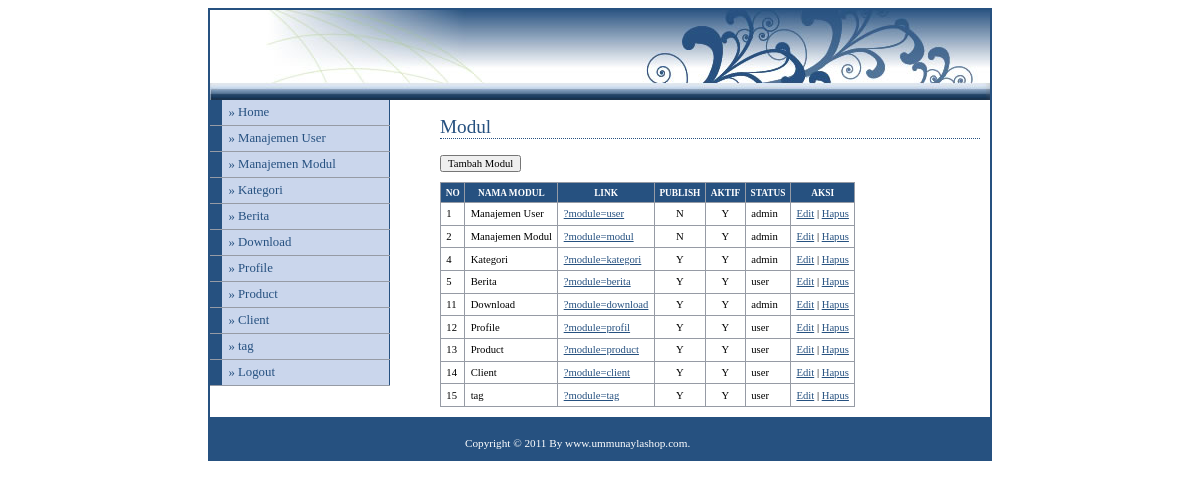
/adminweb/media.php?module=modul (signed in), run on the app's committed database.
### tables this page shows
CREATE TABLE IF NOT EXISTS `modul` (
  `id_modul` int(5) NOT NULL auto_increment,
  `nama_modul` varchar(50) NOT NULL,
  `link` varchar(100) NOT NULL,
  `static_content` text NOT NULL,
  `gambar` varchar(100) NOT NULL,
  `publish` enum('Y','N') NOT NULL,
  `status` enum('user','admin') NOT NULL,
  `aktif` enum('Y','N') NOT NULL,
  `urutan` int(5) NOT NULL,
  PRIMARY KEY  (`id_modul`)
);

### adminweb/modul/mod_modul/modul.php (the view, shortened to what this page needs)
<?php
$aksi="modul/mod_modul/aksi_modul.php";
switch($_GET[act]){
  default:
    echo "<h2>Modul</h2>
          <input type=button value='Tambah Modul' onclick=\"window.location.href='?module=modul&act=tambahmodul';\">
          <table>
          <tr><th>no</th><th>nama modul</th><th>link</th><th>publish</th><th>aktif</th><th>status</th><th>aksi</th></tr>";
    $tampil=mysql_query("SELECT * FROM modul ORDER BY urutan");
    while ($r=mysql_fetch_array($tampil)){
      echo "<tr><td>$r[urutan]</td>
            <td>$r[nama_modul]</td>
            <td><a href=$r[link]>$r[link]</a></td>
            <td align=center>$r[publish]</td>
            <td align=center>$r[aktif]</td>
            <td>$r[status]</td>
            <td><a href=?module=modul&act=editmodul&id=$r[id_modul]>Edit</a> |
	              <a href=$aksi?module=modul&act=hapus&id=$r[id_modul]>Hapus</a>
            </td></tr>";
    }
    echo "</table>";
    break;
}
?>

### adminweb/media.php (shortened to what this page needs)
<?php
if (empty($_SESSION[username]) AND empty($_SESSION[passuser])){
  echo "<link href='../config/adminstyle.css' rel='stylesheet' type='text/css'>
 <center>Untuk mengakses modul, Anda harus login <br>";
  echo "<a href=index.php><b>LOGIN</b></a></center>";
}
else{
?>
<html>
<head>
<link href="../config/adminstyle.css" rel="stylesheet" type="text/css" />
</head>
<body>
<div id="header">
	<div id="menu">
      <ul>
        <li><a href=?module=home>&#187; Home</a></li>
        <?php include "menu.php"; ?>
        <li><a href=logout.php>&#187; Logout</a></li>
      </ul>
	    <p>&nbsp;</p>
 	</div>
  <div id="content">
		<?php include "content.php"; ?>
  </div>
		<div id="footer">
			Copyright &copy; 2011 By www.ummunaylashop.com.
		</div>
</div>
</body>
</html>
<?php
}
?>

### adminweb/menu.php (shortened to what this page needs)
<?php
if ($_SESSION[leveluser]=='admin'){
  $sql=mysql_query("select * from modul where aktif='Y' order by urutan");
}
else{
  $sql=mysql_query("select * from modul where status='user' and aktif='Y' order by urutan");
}
while ($m=mysql_fetch_array($sql)){
  echo "<li><a href='$m[link]'>&#187; $m[nama_modul]</a></li>";
}
?>

### adminweb/content.php (shortened to what this page needs)
<?php
include "../config/fungsi_combo_admin.php";
if ($_GET[module]=='home'){
  echo "<h2>Selamat Datang</h2>
          <p>Hai <b>$_SESSION[namalengkap]</b>, selamat datang di halaman Administrator website Detikcom.<br> Silahkan klik menu pilihan yang berada
          di sebelah kiri untuk mengelola content website. </p>
          <p>&nbsp;</p>
          <p>&nbsp;</p>
          <p>&nbsp;</p>
          <p>&nbsp;</p>
          <p>&nbsp;</p>
          <p>&nbsp;</p>
          <p align=right>Login : $hari_ini, ";
  echo tgl_indo(date("Y m d"));
  echo " | ";
  echo date("H:i:s");
  echo " WIB</p>";
}
elseif ($_GET[module]=='user'){
  include "modul/mod_users/users.php";
}
elseif ($_GET[module]=='modul'){
  include "modul/mod_modul/modul.php";
}
elseif ($_GET[module]=='kategori'){
  include "modul/mod_kategori/kategori.php";
}
elseif ($_GET[module]=='berita'){
  include "modul/mod_berita/berita.php";
}
elseif ($_GET[module]=='profil'){
  include "modul/mod_profil/profil.php";
}
elseif ($_GET[module]=='product'){
  include "modul/mod_product/product.php";
}
elseif ($_GET[module]=='tag'){
  include "modul/mod_tag/tag.php";
}
elseif ($_GET[module]=='client'){
  include "modul/mod_client/client.php";
}
elseif ($_GET[module]=='download'){
  include "modul/mod_download/download.php";
}
else{
  echo "<p><b>MODUL BELUM ADA ATAU BELUM LENGKAP</b></p>";
}
?>

### config/adminstyle.css (style rules this page uses)
body { font-family: Tahoma; text-align: center; }
#header { position: relative; background-image: url(../adminweb/images/header.jpg); background-repeat: no-repeat; margin-right: auto; margin-left: auto; width: 780px; border: 2px solid #265180; padding-top: 70px; text-align: left; }
#content { margin-left: 230px; padding-top: 20px; padding-right: 10px; padding-bottom: 0; padding-left: 0; }
#menu { position: absolute; top: 90px; left: 0; width: 180px; }
#menu ul { list-style: none; margin: 0; padding: 0; border: none; }
#menu li { width: 180px; border-bottom: 1px solid #969BA5; margin: 0; padding: 0; font-size: 80%; vertical-align: bottom; }
#menu a:link, #menu a:visited { display: block; padding: 5px 5px 5px 0.5em; border-left: 12px solid #265180; border-right: 1px solid #265180; background-color: #CAD6EC; color: #265180; text-decoration: none; }
a:link,a:visited { color:#265180; }
h2 { font: normal 120% Georgia; color: #265180; background-color: transparent; border-bottom: 1px dotted #265180; }
table { font-family: Tahoma; font-size: 8pt; border-width: 1px; border-style: solid; border-color: #999999; border-collapse: collapse; margin: 10px 0px; }
th { color: #FFFFFF; font-size: 7pt; text-transform: uppercase; text-align: center; padding: 0.5em; border-width: 1px; border-style: solid; border-color: #969BA5; border-collapse: collapse; background-color: #265180; }
td { padding: 0.5em; vertical-align: top; border-width: 1px; border-style: solid; border-color: #969BA5; border-collapse: collapse; }
input,textarea,select { font-family: Tahoma; font-size: 8pt; }
#footer { padding: 20px 0 10px 255px; font-size: 70%; color: #FFFFFF; background-color: #265180; }

### data on the page
modul: nama_modul "Manajemen User", urutan "1", link "?module=user", publish "N", aktif "Y", status "admin"
modul: nama_modul "Manajemen Modul", urutan "2", link "?module=modul", publish "N", aktif "Y", status "admin"
modul: nama_modul "Kategori", urutan "4", link "?module=kategori", publish "Y", aktif "Y", status "admin"
modul: nama_modul "Berita", urutan "5", link "?module=berita", publish "Y", aktif "Y", status "user"
modul: nama_modul "Download", urutan "11", link "?module=download", publish "Y", aktif "Y", status "admin"
modul: nama_modul "Profile", urutan "12", link "?module=profil", publish "Y", aktif "Y", status "user"
modul: nama_modul "Product", urutan "13", link "?module=product", publish "Y", aktif "Y", status "user"
modul: nama_modul "Client", urutan "14", link "?module=client", publish "Y", aktif "Y", status "user"
modul: nama_modul "tag", urutan "15", link "?module=tag", publish "Y", aktif "Y", status "user"
